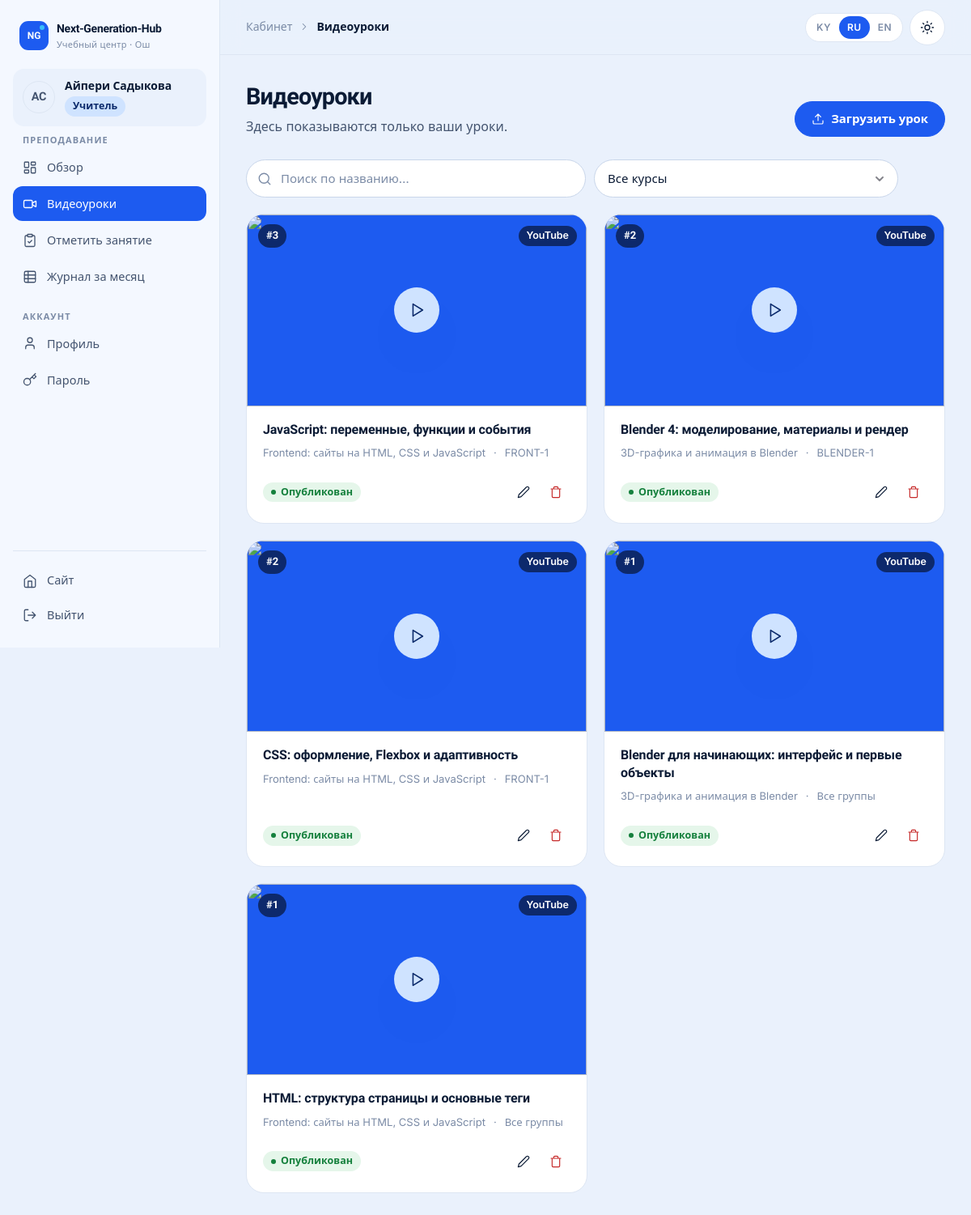
The app's page /cabinet/teacher/lessons/ (signed in) with its own data.
### accounts/models.py (models this page shows, shortened)
class User(AbstractUser):
    class Role(models.TextChoices):
        ADMIN = "admin", _("Administrator")
        MANAGER = "manager", _("Manager")
        TEACHER = "teacher", _("Teacher")
        STUDENT = "student", _("Student")
    role = models.CharField(_("role"), max_length=16, choices=Role.choices, default=Role.STUDENT, db_index=True)
    phone = models.CharField(_("phone"), max_length=32, blank=True)
    photo = models.ImageField(_("photo"), upload_to="users/", blank=True)
    specialization = models.CharField(_("specialization"), max_length=160, blank=True)
    about = models.TextField(_("about"), blank=True)
    class Meta:
        verbose_name = _("user")
        verbose_name_plural = _("users")
        ordering = ["last_name", "first_name", "username"]
    @property
    def display_name(self):
        return self.get_full_name() or self.username
    @property
    def initials(self):
        parts = [p for p in (self.first_name, self.last_name) if p]
        if parts:
            return "".join(p[0] for p in parts).upper()[:2]
        return self.username[:2].upper()
    @property
    def is_admin_role(self):
        return self.is_superuser or self.role == self.Role.ADMIN
    @property
    def is_student(self):
        return self.role == self.Role.STUDENT
    def has_role(self, *roles):
        return self.is_admin_role or self.role in roles

### core/models.py (models this page shows, shortened)
class Lesson(models.Model):
    course = models.ForeignKey(Course, verbose_name=_("course"), on_delete=models.CASCADE, related_name="lessons")
    group = models.ForeignKey(
        Group,
        verbose_name=_("group"),
        on_delete=models.SET_NULL,
        null=True,
        blank=True,
        related_name="lessons",
        help_text=_("Leave empty to show the lesson to all groups of the course."),
    )
    teacher = models.ForeignKey(
        settings.AUTH_USER_MODEL,
        verbose_name=_("teacher"),
        on_delete=models.SET_NULL,
        null=True,
        related_name="lessons",
    )
    number = models.PositiveSmallIntegerField(_("lesson number"), default=1)
    title = models.CharField(_("title"), max_length=200)
    description = models.TextField(_("description"), blank=True)
    video_file = models.FileField(
        _("video file"), upload_to="lessons/video/%Y/%m/", blank=True, validators=[validate_video_file]
    )
    youtube_url = models.URLField(_("YouTube link"), blank=True, validators=[validate_youtube_url])
    materials = models.FileField(_("materials"), upload_to="lessons/materials/%Y/%m/", blank=True)
    is_published = models.BooleanField(_("published"), default=True)
    created_at = models.DateTimeField(_("created"), auto_now_add=True)
    updated_at = models.DateTimeField(auto_now=True)
    class Meta:
        verbose_name = _("video lesson")
        verbose_name_plural = _("video lessons")
        ordering = ["course", "number", "-created_at"]
    @property
    def youtube_id(self):
        return youtube_id(self.youtube_url)
    @property
    def youtube_thumbnail(self):
        vid = self.youtube_id
        return f"https://i.ytimg.com/vi/{vid}/hqdefault.jpg" if vid else ""
    @property
    def source_label(self):
        return "YouTube" if self.youtube_url and not self.video_file else _("File")

class TranslatableMixin:
    def tr(self, field, lang=None):
        lang = (lang or get_language() or FALLBACK_LANGUAGE).split("-")[0]
        if lang not in CONTENT_LANGUAGES:
            lang = FALLBACK_LANGUAGE
        value = getattr(self, f"{field}_{lang}", "") or ""
        if not value and lang != FALLBACK_LANGUAGE:
            value = getattr(self, f"{field}_{FALLBACK_LANGUAGE}", "") or ""
        return value

class Course(TranslatableMixin, models.Model):
    class Level(models.TextChoices):
        BEGINNER = "beginner", _("Beginner")
        INTERMEDIATE = "intermediate", _("Intermediate")
        ADVANCED = "advanced", _("Advanced")
    direction = models.CharField(_("direction"), max_length=20, choices=Direction.choices, db_index=True)
    slug = models.SlugField(_("slug"), max_length=80, unique=True)
    title_ru = models.CharField(_("title (RU)"), max_length=160)
    title_ky = models.CharField(_("title (KY)"), max_length=160, blank=True)
    title_en = models.CharField(_("title (EN)"), max_length=160, blank=True)
    short_ru = models.CharField(_("short description (RU)"), max_length=300, blank=True)
    short_ky = models.CharField(_("short description (KY)"), max_length=300, blank=True)
    short_en = models.CharField(_("short description (EN)"), max_length=300, blank=True)
    description_ru = models.TextField(_("full description (RU)"), blank=True)
    description_ky = models.TextField(_("full description (KY)"), blank=True)
    description_en = models.TextField(_("full description (EN)"), blank=True)
    level = models.CharField(_("level"), max_length=20, choices=Level.choices, default=Level.BEGINNER)
    age_from = models.PositiveSmallIntegerField(_("age from"), default=10)
    age_to = models.PositiveSmallIntegerField(_("age to"), default=17)
    duration_months = models.PositiveSmallIntegerField(_("duration, months"), default=6)
    lessons_per_week = models.PositiveSmallIntegerField(_("lessons per week"), default=2)
    price = models.PositiveIntegerField(_("price, KGS per month"), default=0)
    cover = models.ImageField(_("cover"), upload_to="courses/", blank=True)
    teachers = models.ManyToManyField(
        settings.AUTH_USER_MODEL,
        verbose_name=_("teachers"),
        related_name="courses_taught",
        blank=True,
        limit_choices_to={"role": "teacher"},
    )
    is_active = models.BooleanField(_("active"), default=True)
    order = models.PositiveSmallIntegerField(_("order"), default=0)
    created_at = models.DateTimeField(auto_now_add=True)
    class Meta:
        verbose_name = _("course")
        verbose_name_plural = _("courses")
        ordering = ["order", "title_ru"]

class Group(models.Model):
    name = models.CharField(_("name"), max_length=120)
    course = models.ForeignKey(Course, verbose_name=_("course"), on_delete=models.PROTECT, related_name="groups")
    teacher = models.ForeignKey(
        settings.AUTH_USER_MODEL,
        verbose_name=_("teacher"),
        on_delete=models.SET_NULL,
        null=True,
        blank=True,
        related_name="teaching_groups",
        limit_choices_to={"role": "teacher"},
    )
    students = models.ManyToManyField(
        settings.AUTH_USER_MODEL,
        verbose_name=_("students"),
        related_name="study_groups",
        blank=True,
        limit_choices_to={"role": "student"},
    )
    weekdays = models.CharField(
        _("days of week"), max_length=20, blank=True, help_text=_("Comma-separated numbers: 0 = Monday … 6 = Sunday.")
    )
    start_time = models.TimeField(_("start time"), null=True, blank=True)
    end_time = models.TimeField(_("end time"), null=True, blank=True)
    room = models.CharField(_("room"), max_length=60, blank=True)
    start_date = models.DateField(_("start date"), default=datetime.date.today)
    is_active = models.BooleanField(_("active"), default=True)
    created_at = models.DateTimeField(auto_now_add=True)
    class Meta:
        verbose_name = _("group")
        verbose_name_plural = _("groups")
        ordering = ["-is_active", "name"]

### cabinet/views/teacher.py (the view)
# urls.py: path("teacher/lessons/", teacher.lesson_list, name="teacher_lessons"),
@role_required(R.TEACHER)
def lesson_list(request):
    lessons = _lessons_for(request.user).order_by("-created_at")
    q = request.GET.get("q", "").strip()
    course = request.GET.get("course", "")
    if q:
        lessons = lessons.filter(Q(title__icontains=q) | Q(description__icontains=q))
    if course.isdigit():
        lessons = lessons.filter(course_id=course)
    courses = {l.course for l in _lessons_for(request.user).select_related("course")}
    return render(
        request,
        "cabinet/teacher/lesson_list.html",
        {
            "page_obj": paginate(request, lessons, 12),
            "courses": sorted(courses, key=lambda c: c.order),
            "q": q,
            "course_filter": course,
            "page_title": _("Video lessons"),
        },
    )

### cabinet/navigation.py (called while the page is built)
def _item(label, url_name, icon, match=None, badge=None, external=False):
    return {
        "label": label,
        "url": url_name if external else reverse(url_name),
        "icon": icon,
        "match": match or [url_name.split(":")[-1]],
        "badge": badge,
        "external": external,
    }

def sidebar(request):
    path = request.path
    user = getattr(request, "user", None)
    if not user or not user.is_authenticated or not (path.startswith("/cabinet/") or path.startswith("/accounts/")):
        return {}
    match = getattr(request, "resolver_match", None)
    current = match.url_name if match and match.url_name else ""
    return {"sidebar_sections": build_sidebar(user, current)}

### cabinet/views/common.py (called while the page is built)
def paginate(request, queryset, per_page=20):
    return Paginator(queryset, per_page).get_page(request.GET.get("page"))

### cabinet/views/teacher.py (called while the page is built)
def _lessons_for(user):
    qs = Lesson.objects.select_related("course", "group", "teacher")
    return qs if user.is_admin_role else qs.filter(teacher=user)

### core/context_processors.py (called while the page is built)
def site(request):
    return {
        "SITE": {
            "name": settings.SITE_NAME,
            "phone": settings.SITE_PHONE,
            "phone_href": "tel:" + "".join(ch for ch in settings.SITE_PHONE if ch.isdigit() or ch == "+"),
            "email": settings.SITE_EMAIL,
            "address": settings.SITE_ADDRESS or _("Osh, Lenin street 205, 2nd floor"),
            "hours": settings.SITE_HOURS or _("Mon–Sat, 9:00–20:00"),
            "instagram": settings.SITE_INSTAGRAM,
            "telegram": settings.SITE_TELEGRAM,
            "whatsapp": settings.SITE_WHATSAPP,
            "map_url": settings.SITE_MAP_URL,
        },
        "MAX_VIDEO_UPLOAD_MB": settings.MAX_VIDEO_UPLOAD_MB,
        "SHOW_DEMO_ACCOUNTS": settings.SHOW_DEMO_ACCOUNTS,
    }

### core/icons.py (called while the page is built)
def svg(name, size=20, cls="", label=""):
    body = ICONS.get(name, ICONS["info"])
    aria = f'role="img" aria-label="{label}"' if label else 'aria-hidden="true"'
    return (
        f'<svg class="icon {cls}" width="{size}" height="{size}" viewBox="0 0 24 24" fill="none" '
        f'stroke="currentColor" stroke-width="1.75" stroke-linecap="round" stroke-linejoin="round" '
        f'focusable="false" {aria}>{body}</svg>'
    )

### core/models.py (called while the page is built)
def youtube_id(url):
    match = YOUTUBE_ID_RE.search(url or "")
    return match.group(1) if match else ""

### core/templatetags/core_tags.py (called while the page is built)
@register.filter
def tr(obj, field):
    if obj is None:
        return ""
    return obj.tr(field)

### templates/cabinet/teacher/lesson_list.html (shortened to what this page needs)
{% extends "cabinet/base.html" %}
{% load i18n core_tags %}
{% block content %}
<div class="page-head">
  <div>
    <h1>{% trans "Video lessons" %}</h1>
    <p>{% if user.is_admin_role %}{% trans "All lessons of all teachers." %}{% else %}{% trans "Only your lessons are shown here." %}{% endif %}</p>
  </div>
  <div class="actions"><a class="btn btn-primary" href="{% url 'cabinet:teacher_lesson_create' %}">{% icon "upload" 16 %} {% trans "Upload lesson" %}</a></div>
</div>
<form class="toolbar" method="get" role="search">
  <label class="search"><span class="sr-only">{% trans "Search" %}</span>{% icon "search" 18 %}<input type="search" name="q" value="{{ q }}" placeholder="{% trans 'Search by title…' %}"></label>
  <select id="f-course" name="course" data-autosubmit>
    <option value="">{% trans "All courses" %}</option>
  </select>
</form>
{% if page_obj.object_list %}
  <div class="grid grid-cards">{% for lesson in page_obj %}{% include "cabinet/shared/_lesson_card.html" with manage=1 %}{% endfor %}</div>
{% endif %}
{% endblock %}

### templates/cabinet/base.html (shortened to what this page needs)
{% load static i18n core_tags %}{% get_current_language as LANGUAGE_CODE %}<!doctype html>
<html lang="{{ LANGUAGE_CODE }}" class="no-js">
<head>
  {% include "partials/head.html" %}
</head>
<body>
  <div class="cab">
    <aside class="cab-sidebar" id="cab-sidebar" aria-label="{% trans 'Cabinet menu' %}">
      <div class="row-between" style="flex-wrap:nowrap">
        {% include "partials/logo.html" %}
      </div>
      <a class="cab-user" href="{% url 'accounts:profile' %}">
        {% include "partials/avatar.html" with u=user %}
        <span class="grow" style="min-width:0"><b>{{ user.display_name }}</b><span class="badge badge-role-{{ user.role }} no-dot" style="margin-top:4px">{{ user.get_role_display }}</span></span>
      </a>
      <nav class="cab-nav">
        {% for title, items in sidebar_sections %}
        <div>
          <h6>{{ title }}</h6>
          <ul>
            {% for item in items %}
            <li><a href="{{ item.url }}"{% if item.active %} aria-current="page"{% endif %}>{% icon item.icon 18 %}<span>{{ item.label }}</span></a></li>
            {% endfor %}
          </ul>
        </div>
        {% endfor %}
      </nav>
      <div class="cab-sidebar-foot">
        <a href="{% url 'core:home' %}">{% icon "home" 18 %} {% trans "Website" %}</a>
        <form action="{% url 'accounts:logout' %}" method="post">{% csrf_token %}<button type="submit">{% icon "logout" 18 %} {% trans "Log out" %}</button></form>
      </div>
    </aside>
    <div class="cab-main">
      <header class="cab-topbar">
        <div class="crumbs">{% block crumbs %}<span>{% trans "Cabinet" %}</span>{% icon "chevron-right" 14 %}<b>{{ page_title }}</b>{% endblock %}</div>
        <div class="tools">
          {% include "partials/lang_switch.html" %}
          {% include "partials/theme_toggle.html" %}
        </div>
      </header>
      <main class="cab-content" id="content">
        {% block content %}{% endblock %}
      </main>
    </div>
  </div>
</body>
</html>

### templates/partials/avatar.html
<span class="avatar {{ size|default:'' }}" aria-hidden="true">{% if u.photo %}<img src="{{ u.photo.url }}" alt="" loading="lazy">{% else %}{{ u.initials }}{% endif %}</span>

### templates/cabinet/shared/_lesson_card.html (shortened to what this page needs)
{% load i18n core_tags %}<article class="card lesson-card">
  <a class="lesson-thumb" href="{% url 'cabinet:lesson_detail' lesson.pk %}" aria-label="{% trans 'Watch' %}: {{ lesson.title }}">
    <span class="num">#{{ lesson.number }}</span>
    <span class="src"><span class="badge no-dot">{{ lesson.source_label }}</span></span>
    <span class="play">{% icon "play" 22 %}</span>
  </a>
  <div class="lesson-body">
    <h3><a href="{% url 'cabinet:lesson_detail' lesson.pk %}">{{ lesson.title }}</a></h3>
    <div class="meta">
      <span>{{ lesson.course|tr:"title" }}</span>
      <span>·</span>
      <span>{% if lesson.group %}{{ lesson.group.name }}{% else %}{% trans "All groups" %}{% endif %}</span>
    </div>
    {% if manage %}
    <div class="foot">
      {% if lesson.is_published %}<span class="badge badge-ok">{% trans "Published" %}</span>{% else %}<span class="badge">{% trans "Draft" %}</span>{% endif %}
      <span class="row" style="gap:4px">
        <a class="btn btn-ghost btn-icon btn-sm" href="{% url 'cabinet:teacher_lesson_edit' lesson.pk %}" aria-label="{% trans 'Edit' %}" title="{% trans 'Edit' %}">{% icon "edit" 16 %}</a>
        <form method="post" action="{% url 'cabinet:teacher_lesson_delete' lesson.pk %}" data-confirm="{% trans 'Delete this lesson? The video file will be deleted too.' %}">{% csrf_token %}<button class="btn btn-ghost btn-icon btn-sm btn-danger" aria-label="{% trans 'Delete' %}" title="{% trans 'Delete' %}">{% icon "trash" 16 %}</button></form>
      </span>
    </div>
    {% else %}
    <div class="foot"><span class="faint" style="font-size:13px">{{ lesson.created_at|date:"j E" }}</span><a class="link" href="{% url 'cabinet:lesson_detail' lesson.pk %}">{% trans "Watch" %} {% icon "arrow-right" 15 %}</a></div>
    {% endif %}
  </div>
</article>

### records on screen
User: initials "АС", display_name "Айпери Садыкова", role "Учитель"
Lesson: number "3", source_label "YouTube", title "JavaScript: переменные, функции и события", course|tr "Frontend: сайты на HTML, CSS и JavaScript", group.name "FRONT-1"
Lesson: number "2", source_label "YouTube", title "Blender 4: моделирование, материалы и рендер", course|tr "3D-графика и анимация в Blender", group.name "BLENDER-1"
Lesson: number "2", source_label "YouTube", title "CSS: оформление, Flexbox и адаптивность", course|tr "Frontend: сайты на HTML, CSS и JavaScript", group.name "FRONT-1"
Lesson: number "1", source_label "YouTube", title "Blender для начинающих: интерфейс и первые объекты", course|tr "3D-графика и анимация в Blender"
Lesson: number "1", source_label "YouTube", title "HTML: структура страницы и основные теги", course|tr "Frontend: сайты на HTML, CSS и JavaScript"

### other values on screen
{{ title }} "ПРЕПОДАВАНИЕ" "АККАУНТ"
{{ item.label }} "Обзор" "Видеоуроки" "Отметить занятие" "Журнал за месяц" "Профиль" "Пароль"
{{ page_title }} "Видеоуроки"
{{ code|upper }} "KY" "RU" "EN"
